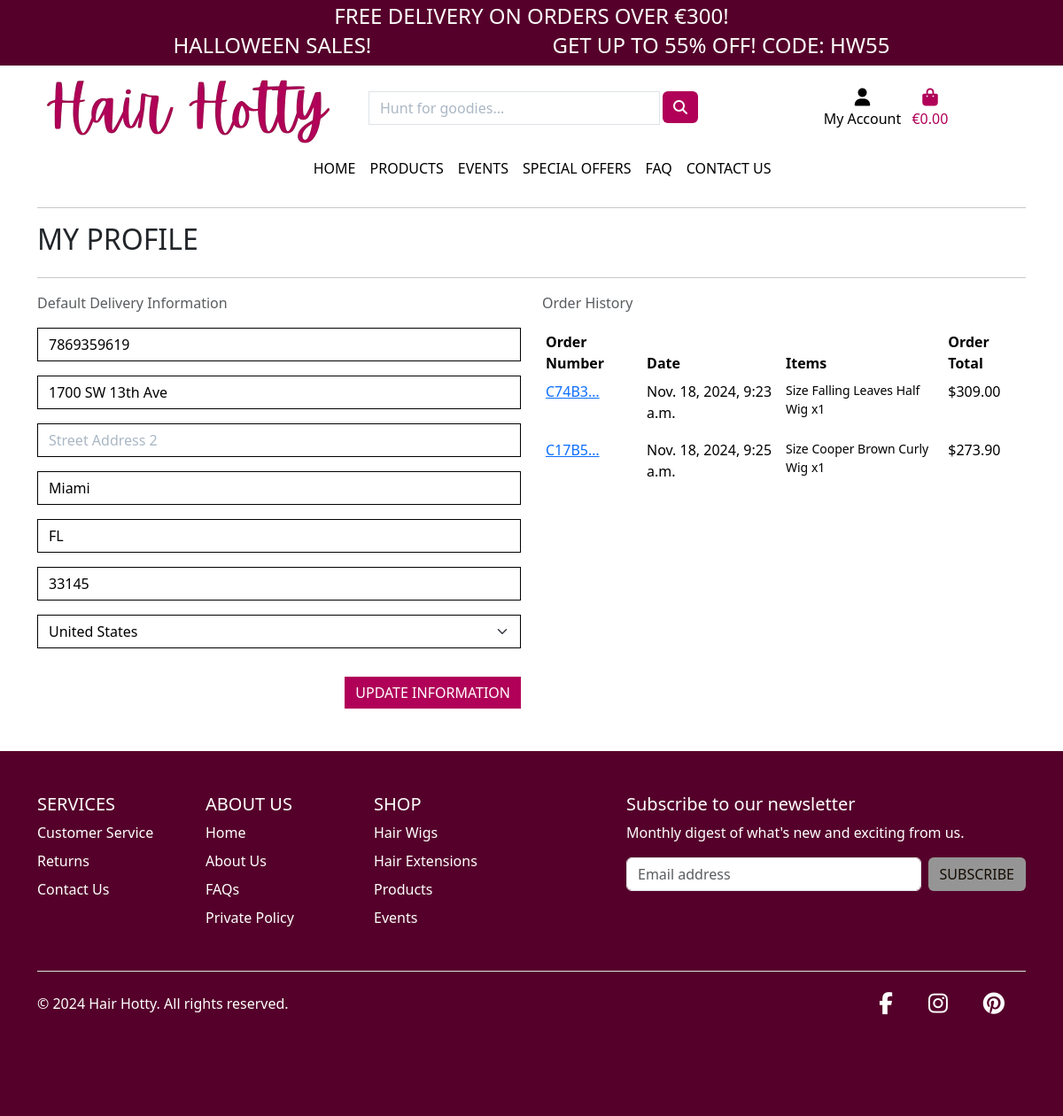
The page /profile/ (signed in) on the database as committed earlier.
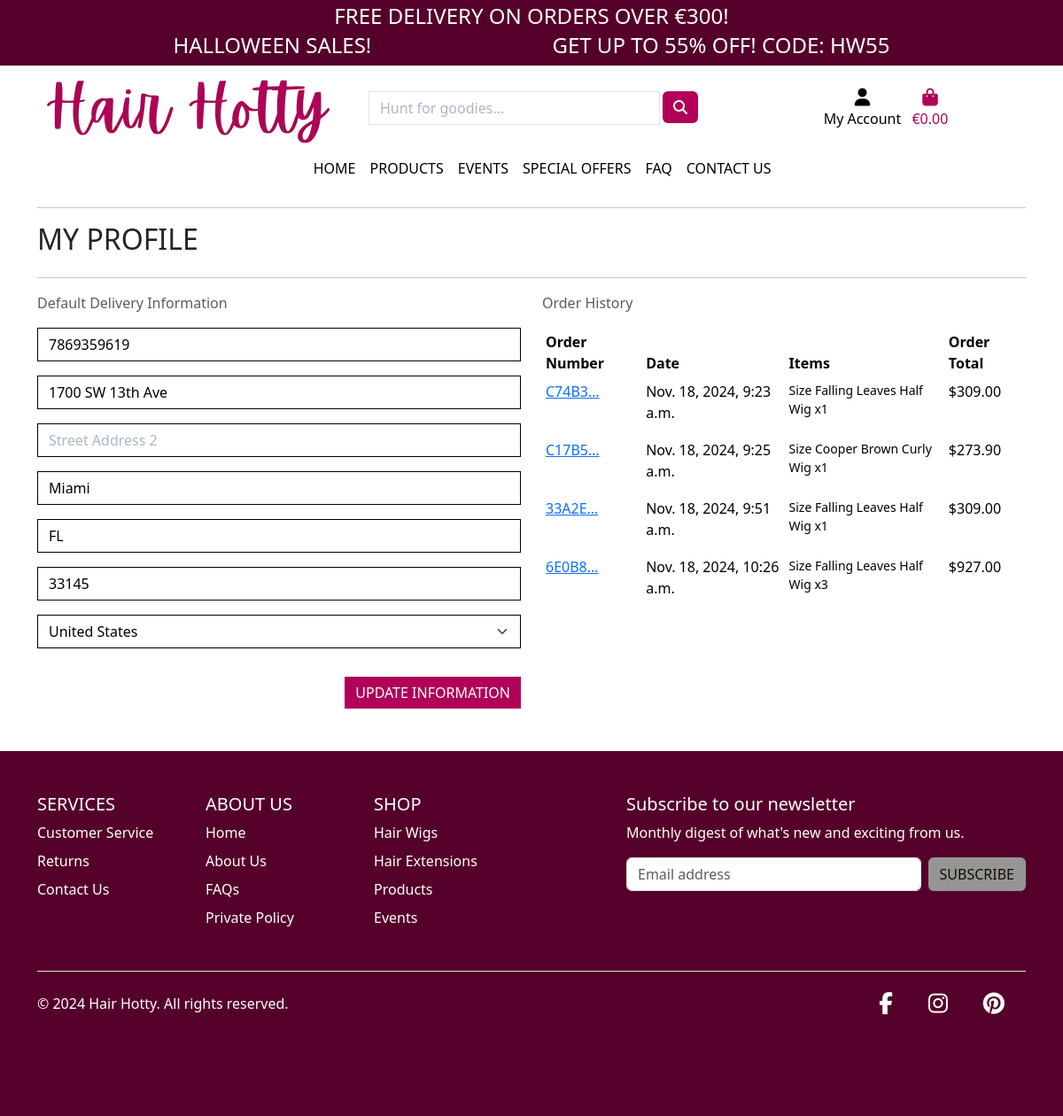
The same page on the database as committed later.
### checkout/models.py (models this page shows, shortened)
class Order(models.Model):
    order_number = models.CharField(max_length=32, null=False, editable=False)
    user_profile = models.ForeignKey(UserProfile, on_delete=models.SET_NULL,
                                     null=True, blank=True, related_name='orders')
    full_name = models.CharField(max_length=50, null=False, blank=False)
    email = models.EmailField(max_length=254, null=False, blank=False)
    phone_number = models.CharField(max_length=20, null=False, blank=False)
    country = CountryField(blank_label='Country *', null=False, blank=False)
    postcode = models.CharField(max_length=20, null=True, blank=True)
    town_or_city = models.CharField(max_length=40, null=False, blank=False)
    street_address1 = models.CharField(max_length=80, null=False, blank=False)
    street_address2 = models.CharField(max_length=80, null=True, blank=True)
    county = models.CharField(max_length=80, null=True, blank=True)
    date = models.DateTimeField(auto_now_add=True)
    delivery_cost = models.DecimalField(max_digits=6, decimal_places=2, null=False, default=0)
    order_total = models.DecimalField(max_digits=10, decimal_places=2, null=False, default=0)
    grand_total = models.DecimalField(max_digits=10, decimal_places=2, null=False, default=0)
    original_bag = models.TextField(null=False, blank=False, default='')
    stripe_pid = models.CharField(max_length=254, null=False, blank=False, default='')

class OrderLineItem(models.Model):
    order = models.ForeignKey(Order, null=False, blank=False, on_delete=models.CASCADE, related_name='lineitems')
    product = models.ForeignKey(Product, null=False, blank=False, on_delete=models.CASCADE)
    product_size = models.CharField(max_length=2, null=True, blank=True) # XS, S, M, L, XL
    quantity = models.IntegerField(null=False, blank=False, default=0)
    lineitem_total = models.DecimalField(max_digits=6, decimal_places=2, null=False, blank=False, editable=False)

### products/models.py (models this page shows, shortened)
class Product(models.Model):
    category = models.ForeignKey('Category', null=True, blank=True, on_delete=models.SET_NULL)
    id = models.UUIDField(default=uuid.uuid4, unique=True, primary_key=True, editable=False)
    name = models.CharField(max_length=254)
    description = models.TextField()
    has_sizes = models.BooleanField(default=False,null=True, blank=True)
    price = models.DecimalField(max_digits=6, decimal_places=2)
    rating = models.DecimalField(max_digits=6, decimal_places=2, null=True, blank=True)
    image_url = models.URLField(max_length=1024, null=True, blank=True)
    image = models.ImageField(null=True, blank=True)

### profiles/views.py (the view)
# urls.py: path('profile/', include('profiles.urls')),
def profile(request):
    profile = get_object_or_404(UserProfile, user=request.user)
    if request.method == 'POST':
        form = UserProfileForm(request.POST, instance=profile)
        if form.is_valid():
            form.save()
            messages.success(request, 'Profile updated successfully')
        else:
            messages.error(request, 'Update failed. Please ensure the form is valid.')
    else:
        form = UserProfileForm(instance=profile)
    orders = profile.orders.all()
    template = 'profiles/profile.html'
    context = {
        'form': form,
        'orders': orders,
        'on_profile_page': True
    }
    return render(request, template, context)

### profiles/forms.py
class UserProfileForm(forms.ModelForm):
    class Meta:
        model = UserProfile
        exclude = ('user',)
    def __init__(self, *args, **kwargs):
        super().__init__(*args, **kwargs)
        placeholders = {
            'default_phone_number': 'Phone Number',
            'default_postcode': 'Postal Code',
            'default_town_or_city': 'Town or City',
            'default_street_address1': 'Street Address 1',
            'default_street_address2': 'Street Address 2',
            'default_county': 'County, State or Locality',
        }
        self.fields['default_phone_number'].widget.attrs['autofocus'] = True
        for field in self.fields:
            if field != 'default_country':
                if self.fields[field].required:
                    placeholder = f'{placeholders[field]} *'
                else:
                    placeholder = placeholders[field]
                self.fields[field].widget.attrs['placeholder'] = placeholder
            self.fields[field].widget.attrs['class'] = 'border-black rounded-0 profile-form-input'
            self.fields[field].label = False

### profiles/templates/profiles/profile.html (shortened to what this page needs)
{% extends "base.html" %}
{% load static %}
{% block extra_css %}
    <link rel="stylesheet" href="{% static 'profiles/css/profile.css' %}">
{% endblock %}
{% block content %}
    <div class="overlay"></div>
    <div class="container mb-5">
        <div class="row">
            <div class="col">
                <hr>
                <h2 class="logo-font mb-4">My Profile</h2>
                <hr>
            </div>
        </div>
        <div class="row">
            <div class="col-12 col-lg-6">
                <p class="text-muted">Default Delivery Information</p>
                <form class="mt-3" action="{% url 'profile' %}" method="POST" id="profile-update-form">
                    {{ form|crispy }}
                    <button class="btn btn-cordovan rounded-0 text-uppercase float-end mt-3">Update Information</button>
                </form>
            </div>
            <div class="col-12 col-lg-6">
                <p class="text-muted">Order History</p>
                <div class="order-history table-responsive">
                    <table class="table table-sm table-borderless">
                        <thead>
                            <tr>
                                <th>Order Number</th>
                                <th>Date</th>
                                <th>Items</th>
                                <th>Order Total</th>
                            </tr>
                        </thead>
                        <tbody>
                            {% for order in orders %}
                                <tr>
                                    <td>
                                        <a href="{% url 'order_history' order.order_number %}"
                                        title="{{ order.order_number }}">
                                            {{ order.order_number|truncatechars:6 }}
                                        </a>
                                    </td>
                                    <td>{{ order.date }}</td>
                                    <td>
                                        <ul class="list-unstyled">
                                            {% for item in order.lineitems.all %}
                                                <li class="small">
                                                    {% if item.product.has_sizes %}
                                                        Size {{ item.product.size|upper }}
                                                    {% endif %}{{ item.product.name }} x{{ item.quantity }}
                                                </li>
                                            {% endfor %}
                                        </ul>
                                    </td>
                                    <td>${{ order.grand_total }}</td>
                                </tr>
                            {% endfor %}
                        </tbody>
                    </table>
                </div>
            </div>
        </div>
    </div>
{% endblock %}

Rows that differ between the two databases and show on the page:
added Order: order_number "33A2E…", date "Nov. 18, 2024, 9:51 a.m.", grand_total "309.00"
added OrderLineItem: product.name "Falling Leaves Half Wig", quantity "1", shown under "33A2E…"
added Order: order_number "6E0B8…", date "Nov. 18, 2024, 10:26 a.m.", grand_total "927.00"
added OrderLineItem: product.name "Falling Leaves Half Wig", quantity "3", shown under "6E0B8…"
